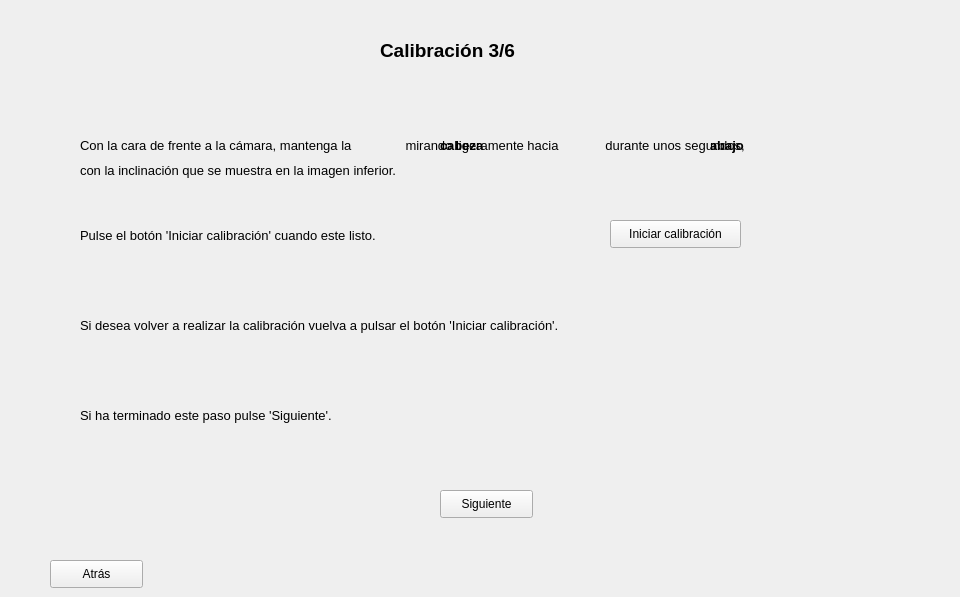
    <widget class="QWidget" name="page_12">
     <widget class="QLabel" name="label_41">
      <property name="geometry">
       <rect>
        <x>380</x>
        <y>30</y>
        <width>201</width>
        <height>41</height>
       </rect>
      </property>
      <property name="font">
       <font>
        <pointsize>14</pointsize>
        <weight>75</weight>
        <bold>true</bold>
       </font>
      </property>
      <property name="text">
       <string>Calibración 3/6</string>
      </property>
     </widget>
     <widget class="QLabel" name="label_43">
      <property name="geometry">
       <rect>
        <x>80</x>
        <y>220</y>
        <width>411</width>
        <height>31</height>
       </rect>
      </property>
      <property name="font">
       <font>
        <pointsize>10</pointsize>
       </font>
      </property>
      <property name="text">
       <string>Pulse el botón 'Iniciar calibración' cuando este listo.</string>
      </property>
     </widget>
     <widget class="QLabel" name="label_44">
      <property name="geometry">
       <rect>
        <x>80</x>
        <y>300</y>
        <width>681</width>
        <height>51</height>
       </rect>
      </property>
      <property name="font">
       <font>
        <pointsize>10</pointsize>
       </font>
      </property>
      <property name="text">
       <string>Si desea volver a realizar la calibración vuelva a pulsar el botón 'Iniciar calibración'.</string>
      </property>
     </widget>
     <widget class="QLabel" name="label_45">
      <property name="geometry">
       <rect>
        <x>80</x>
        <y>400</y>
        <width>351</width>
        <height>31</height>
       </rect>
      </property>
      <property name="font">
       <font>
        <pointsize>10</pointsize>
       </font>
      </property>
      <property name="text">
       <string>Si ha terminado este paso pulse 'Siguiente'.</string>
      </property>
     </widget>
     <widget class="QPushButton" name="pushButton_26">
      <property name="geometry">
       <rect>
        <x>50</x>
        <y>560</y>
        <width>93</width>
        <height>28</height>
       </rect>
      </property>
      <property name="text">
       <string>Atrás</string>
      </property>
     </widget>
     <widget class="QPushButton" name="pushButton_27">
      <property name="geometry">
       <rect>
        <x>440</x>
        <y>490</y>
        <width>93</width>
        <height>28</height>
       </rect>
      </property>
      <property name="text">
       <string>Siguiente</string>
      </property>
     </widget>
     <widget class="QPushButton" name="pushButton_28">
      <property name="geometry">
       <rect>
        <x>610</x>
        <y>220</y>
        <width>131</width>
        <height>28</height>
       </rect>
      </property>
      <property name="text">
       <string>Iniciar calibración</string>
      </property>
     </widget>
     <widget class="QLabel" name="cali3">
      <property name="geometry">
       <rect>
        <x>290</x>
        <y>430</y>
        <width>401</width>
        <height>51</height>
       </rect>
      </property>
      <property name="palette">
       <palette>
        <active>
         <colorrole role="Text">
          <brush brushstyle="SolidPattern">
           <color alpha="255">
            <red>255</red>
            <green>0</green>
            <blue>0</blue>
           </color>
          </brush>
         </colorrole>
        </active>
        <inactive>
         <colorrole role="Text">
          <brush brushstyle="SolidPattern">
           <color alpha="255">
            <red>255</red>
            <green>0</green>
            <blue>0</blue>
           </color>
          </brush>
         </colorrole>
        </inactive>
        <disabled>
         <colorrole role="Text">
          <brush brushstyle="SolidPattern">
           <color alpha="255">
            <red>255</red>
            <green>0</green>
            <blue>0</blue>
           </color>
          </brush>
         </colorrole>
        </disabled>
       </palette>
      </property>
      <property name="font">
       <font>
        <pointsize>12</pointsize>
       </font>
      </property>
      <property name="text">
       <string/>
      </property>
      <property name="alignment">
       <set>Qt::AlignCenter</set>
      </property>
     </widget>
     <widget class="QLabel" name="label_70">
      <property name="geometry">
       <rect>
        <x>440</x>
        <y>130</y>
        <width>71</width>
        <height>31</height>
       </rect>
      </property>
      <property name="font">
       <font>
        <pointsize>10</pointsize>
        <weight>75</weight>
        <bold>true</bold>
       </font>
      </property>
      <property name="text">
       <string>cabeza</string>
      </property>
     </widget>
     <widget class="QLabel" name="label_71">
      <property name="geometry">
       <rect>
        <x>710</x>
        <y>130</y>
        <width>51</width>
        <height>31</height>
       </rect>
      </property>
      <property name="font">
       <font>
        <pointsize>10</pointsize>
        <weight>75</weight>
        <bold>true</bold>
       </font>
      </property>
      <property name="text">
       <string>abajo</string>
      </property>
     </widget>
     <widget class="QLabel" name="label_190">
      <property name="geometry">
       <rect>
        <x>80</x>
        <y>130</y>
        <width>861</width>
        <height>31</height>
       </rect>
      </property>
      <property name="font">
       <font>
        <pointsize>10</pointsize>
       </font>
      </property>
      <property name="text">
       <string>Con la cara de frente a la cámara, mantenga la               mirando ligeramente hacia             durante unos segundos,</string>
      </property>
     </widget>
     <widget class="QLabel" name="label_191">
      <property name="geometry">
       <rect>
        <x>80</x>
        <y>160</y>
        <width>501</width>
        <height>21</height>
       </rect>
      </property>
      <property name="font">
       <font>
        <pointsize>10</pointsize>
       </font>
      </property>
      <property name="text">
       <string>con la inclinación que se muestra en la imagen inferior.</string>
      </property>
     </widget>
     <widget class="QLabel" name="label_87">
      <property name="geometry">
       <rect>
        <x>750</x>
        <y>395</y>
        <width>201</width>
        <height>191</height>
       </rect>
      </property>
      <property name="text">
       <string>&lt;html&gt;&lt;head/&gt;&lt;body&gt;&lt;p&gt;&lt;img src=&quot;:/photos/fotos/cabeza_abajo.jpg&quot;/&gt;&lt;/p&gt;&lt;/body&gt;&lt;/html&gt;</string>
      </property>
     </widget>
    </widget>
